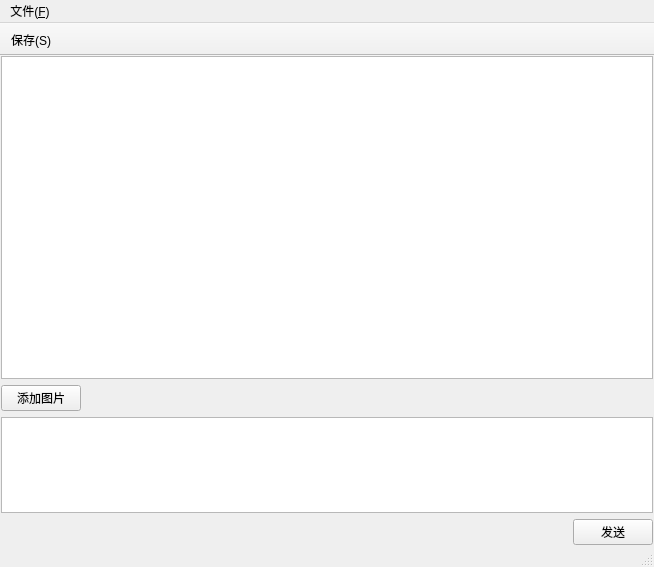
<?xml version="1.0" encoding="UTF-8"?>
<ui version="4.0">
 <class>ChatingWindow</class>
 <widget class="QMainWindow" name="ChatingWindow">
  <property name="geometry">
   <rect>
    <x>0</x>
    <y>0</y>
    <width>654</width>
    <height>567</height>
   </rect>
  </property>
  <property name="minimumSize">
   <size>
    <width>484</width>
    <height>480</height>
   </size>
  </property>
  <property name="maximumSize">
   <size>
    <width>16777215</width>
    <height>16777215</height>
   </size>
  </property>
  <property name="windowTitle">
   <string>MainWindow</string>
  </property>
  <property name="locale">
   <locale language="Chinese" country="China"/>
  </property>
  <widget class="QWidget" name="centralwidget">
   <layout class="QVBoxLayout" name="verticalLayout_2">
    <property name="leftMargin">
     <number>1</number>
    </property>
    <property name="topMargin">
     <number>0</number>
    </property>
    <property name="rightMargin">
     <number>1</number>
    </property>
    <property name="bottomMargin">
     <number>0</number>
    </property>
    <item>
     <widget class="QTextEdit" name="edt_show">
      <property name="readOnly">
       <bool>true</bool>
      </property>
     </widget>
    </item>
    <item>
     <widget class="QWidget" name="input_c" native="true">
      <property name="minimumSize">
       <size>
        <width>0</width>
        <height>128</height>
       </size>
      </property>
      <property name="maximumSize">
       <size>
        <width>16777215</width>
        <height>128</height>
       </size>
      </property>
      <layout class="QVBoxLayout" name="verticalLayout">
       <property name="leftMargin">
        <number>0</number>
       </property>
       <property name="topMargin">
        <number>0</number>
       </property>
       <property name="rightMargin">
        <number>0</number>
       </property>
       <property name="bottomMargin">
        <number>0</number>
       </property>
       <item>
        <widget class="QWidget" name="input_functions_c" native="true">
         <layout class="QHBoxLayout" name="horizontalLayout_2">
          <property name="leftMargin">
           <number>0</number>
          </property>
          <property name="topMargin">
           <number>0</number>
          </property>
          <property name="rightMargin">
           <number>0</number>
          </property>
          <property name="bottomMargin">
           <number>0</number>
          </property>
          <item>
           <widget class="QPushButton" name="btn_add_pic">
            <property name="sizePolicy">
             <sizepolicy hsizetype="Fixed" vsizetype="Fixed">
              <horstretch>0</horstretch>
              <verstretch>0</verstretch>
             </sizepolicy>
            </property>
            <property name="text">
             <string>添加图片</string>
            </property>
           </widget>
          </item>
          <item>
           <spacer name="horizontalSpacer_2">
            <property name="orientation">
             <enum>Qt::Horizontal</enum>
            </property>
            <property name="sizeHint" stdset="0">
             <size>
              <width>40</width>
              <height>20</height>
             </size>
            </property>
           </spacer>
          </item>
         </layout>
        </widget>
       </item>
       <item>
        <widget class="QTextEdit" name="edt_input">
         <property name="acceptRichText">
          <bool>false</bool>
         </property>
        </widget>
       </item>
      </layout>
     </widget>
    </item>
    <item>
     <widget class="QWidget" name="widget_3" native="true">
      <layout class="QHBoxLayout" name="horizontalLayout">
       <property name="leftMargin">
        <number>0</number>
       </property>
       <property name="topMargin">
        <number>0</number>
       </property>
       <property name="rightMargin">
        <number>0</number>
       </property>
       <property name="bottomMargin">
        <number>0</number>
       </property>
       <item>
        <spacer name="horizontalSpacer">
         <property name="orientation">
          <enum>Qt::Horizontal</enum>
         </property>
         <property name="sizeHint" stdset="0">
          <size>
           <width>40</width>
           <height>20</height>
          </size>
         </property>
        </spacer>
       </item>
       <item>
        <widget class="QPushButton" name="btn_send">
         <property name="text">
          <string>发送</string>
         </property>
        </widget>
       </item>
      </layout>
     </widget>
    </item>
   </layout>
  </widget>
  <widget class="QMenuBar" name="menubar">
   <property name="geometry">
    <rect>
     <x>0</x>
     <y>0</y>
     <width>654</width>
     <height>22</height>
    </rect>
   </property>
   <property name="sizePolicy">
    <sizepolicy hsizetype="Expanding" vsizetype="Minimum">
     <horstretch>0</horstretch>
     <verstretch>0</verstretch>
    </sizepolicy>
   </property>
   <widget class="QMenu" name="menu">
    <property name="title">
     <string>文件(&amp;F)</string>
    </property>
   </widget>
   <addaction name="menu"/>
  </widget>
  <widget class="QStatusBar" name="statusbar"/>
  <widget class="QToolBar" name="toolBar">
   <property name="windowTitle">
    <string>toolBar</string>
   </property>
   <property name="movable">
    <bool>false</bool>
   </property>
   <property name="allowedAreas">
    <set>Qt::AllToolBarAreas</set>
   </property>
   <property name="toolButtonStyle">
    <enum>Qt::ToolButtonFollowStyle</enum>
   </property>
   <property name="floatable">
    <bool>false</bool>
   </property>
   <attribute name="toolBarArea">
    <enum>TopToolBarArea</enum>
   </attribute>
   <attribute name="toolBarBreak">
    <bool>false</bool>
   </attribute>
   <addaction name="action_Save"/>
  </widget>
  <action name="action_Save">
   <property name="icon">
    <iconset theme="document-save" resource="../icons.qrc">
     <normaloff>:/ui/icons/document-save.svg</normaloff>:/ui/icons/document-save.svg</iconset>
   </property>
   <property name="text">
    <string>保存(&amp;S)</string>
   </property>
  </action>
 </widget>
 <resources>
  <include location="../icons.qrc"/>
 </resources>
 <connections/>
</ui>
